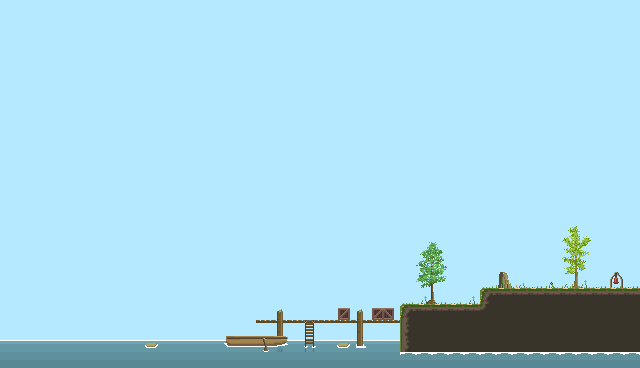

A 2D game scene composited from a Tiled map and its tileset images. What follows is a short description and the map's XML, with each tile layer's data collapsed to a summary:
An orthogonal 40x23 tile map with 16x16 px tiles, 6 tile layers (BackgroundLayer, GroundLayer, Planks, Docks, ...), 3 tilesets and 6 objects (2x Collider, PlayerSpawn, LevelManager, PlayerFinish, PlatformCollider).

<map version="1.2" tiledversion="1.2.3" orientation="orthogonal" renderorder="right-down" width="40" height="23" tilewidth="16" tileheight="16" infinite="0" backgroundcolor="#b4e9ff" nextlayerid="15" nextobjectid="81">
 <tileset firstgid="1" source="tilesets/TilesetForest.tsx" />
 <tileset firstgid="129" source="tilesets/TilesetTrees.tsx" />
 <tileset firstgid="385" source="tilesets/TilesetDocks.tsx" />
 <layer id="8" name="BackgroundLayer" width="40" height="23">
  <data>[920 cells, 0 non-empty, 0 distinct tile ids]</data>
 </layer>
 <layer id="1" name="GroundLayer" width="40" height="23">
  <data>[920 cells, 81 non-empty, 5 distinct tile ids]</data>
 </layer>
 <layer id="12" name="Planks" width="40" height="23">
  <data>[920 cells, 9 non-empty, 1 distinct tile ids]</data>
 </layer>
 <layer id="13" name="Docks" width="40" height="23">
  <data>[920 cells, 83 non-empty, 16 distinct tile ids]</data>
 </layer>
 <objectgroup id="3" name="Objects">
  <object id="11" name="PlayerSpawn" type="PlayerSpawn" x="288" y="304">
   <point />
  </object>
  <object id="58" name="LevelManager" type="LevelManager" x="0" y="0">
   <point />
  </object>
  <object id="60" name="PlayerFinish" type="PlayerFinish" x="608" y="272" width="16" height="16" />
 </objectgroup>
 <objectgroup id="14" name="Collision">
  <object id="78" name="PlatformCollider" type="PlatformCollider" x="256" y="320" width="144" height="16" />
  <object id="79" name="Collider" type="Collider" x="400" y="304" width="80" height="48" />
  <object id="80" name="Collider" type="Collider" x="480" y="288" width="160" height="64" />
 </objectgroup>
 <objectgroup id="11" name="Spikes" />
 <layer id="9" name="Trees" width="40" height="23">
  <data>[920 cells, 16 non-empty, 16 distinct tile ids]</data>
 </layer>
 <layer id="10" name="Grass" width="40" height="23">
  <data>[920 cells, 18 non-empty, 10 distinct tile ids]</data>
 </layer>
</map>
